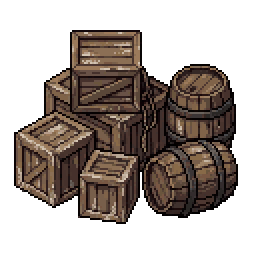
#> input picture art/style_tests/CCH-WICKER-COVE-ALPHA-001/raw/props/00.png, 128 x 128 px (shown 2 times larger); its folder holds 3 pictures in this run
$ python slice.py
#> lines starting #> are read from the running program, lines starting #| are printed output that depends on the picture
from PIL import Image, ImageDraw
import sys
def comps(im, minpx=40):
    a=im.split()[3].load(); W,H=im.size; seen=set(); out=[]
    for y in range(H):
        for x in range(W):
            if a[x,y]>0 and (x,y) not in seen:
                st=[(x,y)]; seen.add((x,y)); pts=[]
                while st:
                    p=st.pop(); pts.append(p)
                    for dx,dy in ((1,0),(-1,0),(0,1),(0,-1),(1,1),(-1,-1),(1,-1),(-1,1)):
                        q=(p[0]+dx,p[1]+dy)
                        if 0<=q[0]<W and 0<=q[1]<H and q not in seen and a[q]>0: seen.add(q); st.append(q)
                xs=[p[0] for p in pts]; ys=[p[1] for p in pts]
                out.append([min(xs),min(ys),max(xs)+1,max(ys)+1,len(pts)])
    return [c for c in out if c[4]>=minpx]
if __name__=='__main__':
    S=Image.new('RGBA',(4*300,320),(70,78,84,255)); d=ImageDraw.Draw(S)
#> after `S = Image.new('RGBA', (4 * 300, 320), (70, 78, 84, 255))`:
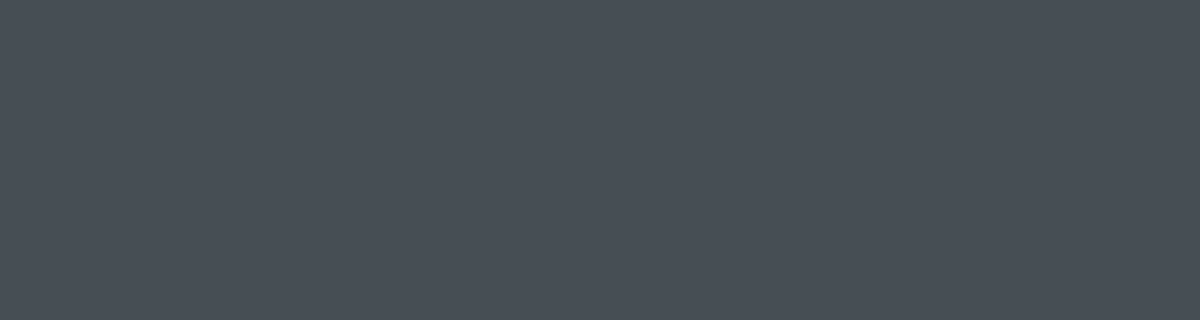
#> S: PIL image 1200x320 RGBA; mean R, G, B, A 70, 78, 84, 255
    for n in range(4):
        im=Image.open('props/%02d.png'%n).convert('RGBA'); cs=comps(im)
#> further down, im is the input picture: PIL image 128x128 RGBA; mean R, G, B, A 40.4, 31.3, 25.9, 122.9
#> after `cs = comps(im)`: cs = [[7, 15, 119, 112, 7898]]
        S.alpha_composite(im.resize((256,256),Image.NEAREST),(n*300,40))
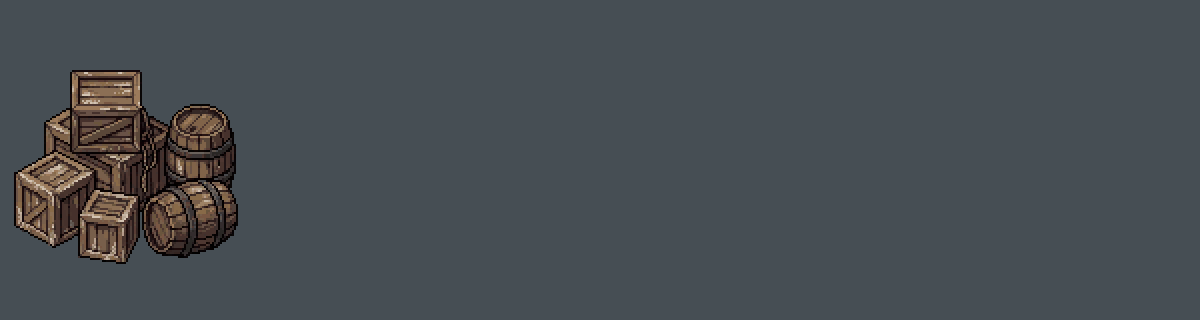
#> S: PIL image 1200x320 RGBA; mean R, G, B, A 71.1, 76.9, 81.5, 255
        for i,c in enumerate(cs):
            d.rectangle([n*300+c[0]*2,40+c[1]*2,n*300+c[2]*2,40+c[3]*2],outline=(255,0,0)); d.text((n*300+c[0]*2,40+c[1]*2),str(i),fill=(255,255,0))
            print(n,i,c)
#> this loop made 1 pass
#| 0 0 [7, 15, 119, 112, 7898]
#> pass 2 of the loop `for n in range(4):`:
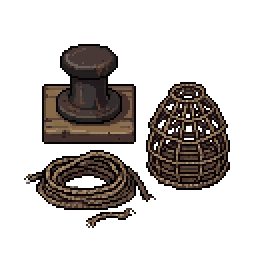
#> input picture art/style_tests/CCH-WICKER-COVE-ALPHA-001/raw/props/01.png, 128 x 128 px (shown 2 times larger)
#> im is the input picture: PIL image 128x128 RGBA; mean R, G, B, A 19.2, 14.8, 12.3, 75.6
#> cs = [[21, 22, 68, 72, 1880], [73, 41, 115, 95, 1706], [12, 75, 78, 105, 1182], [43, 104, 68, 114, 90]]
#> `S.alpha_composite(im.resize((256,256),Image.NEAREST),(n*300,40))`:
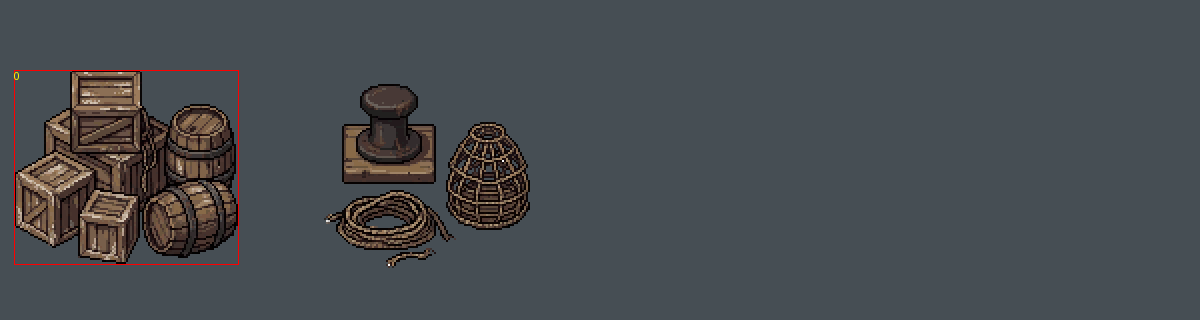
#> S: PIL image 1200x320 RGBA; mean R, G, B, A 71.3, 75.4, 79.2, 255
#> the loop `for i,c in enumerate(cs):` made 4 passes
#> (printed output is left out)
#> (the run stopped early here; a loop or call above may not have finished)
